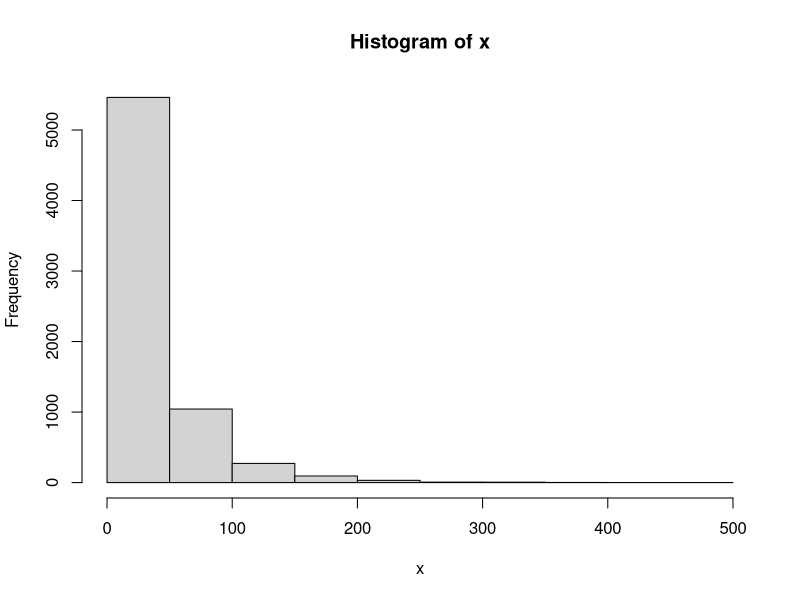
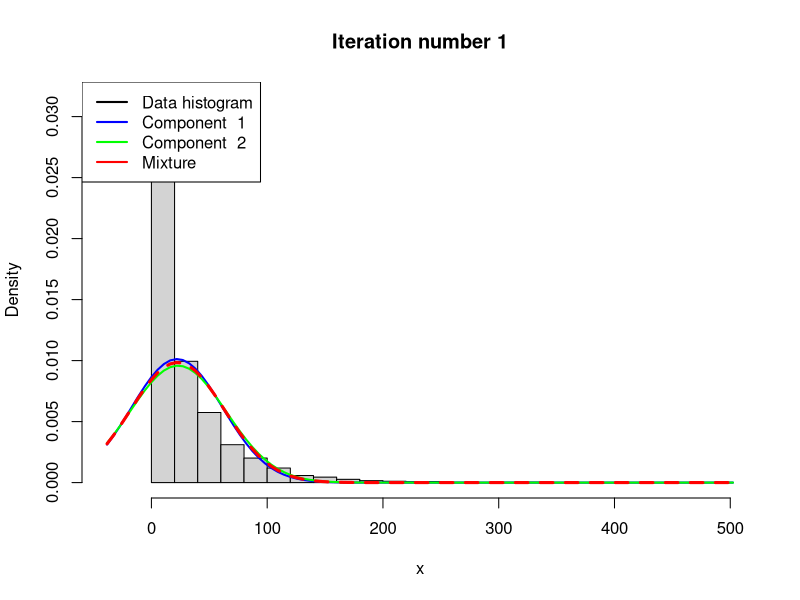
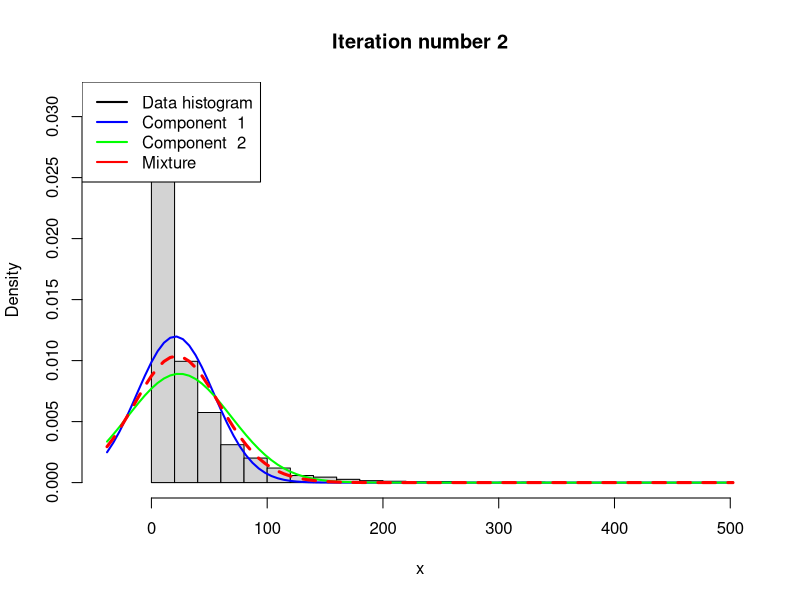
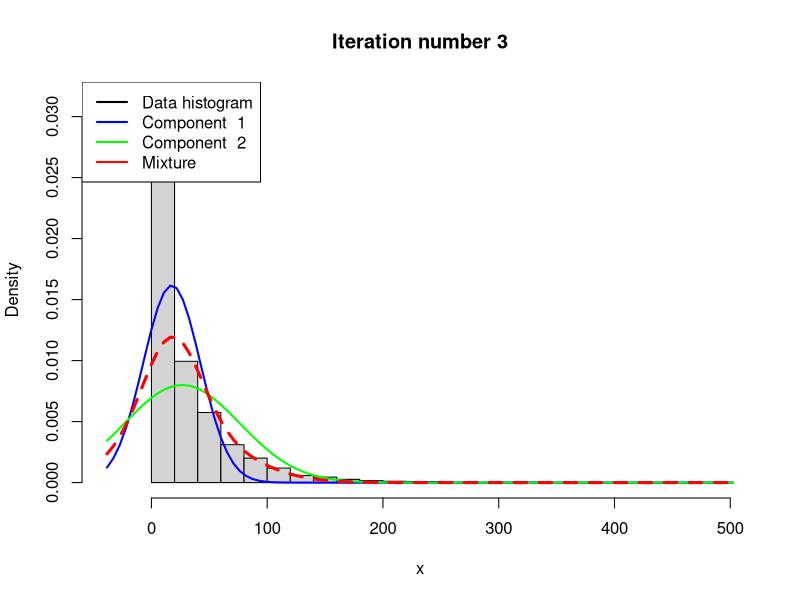
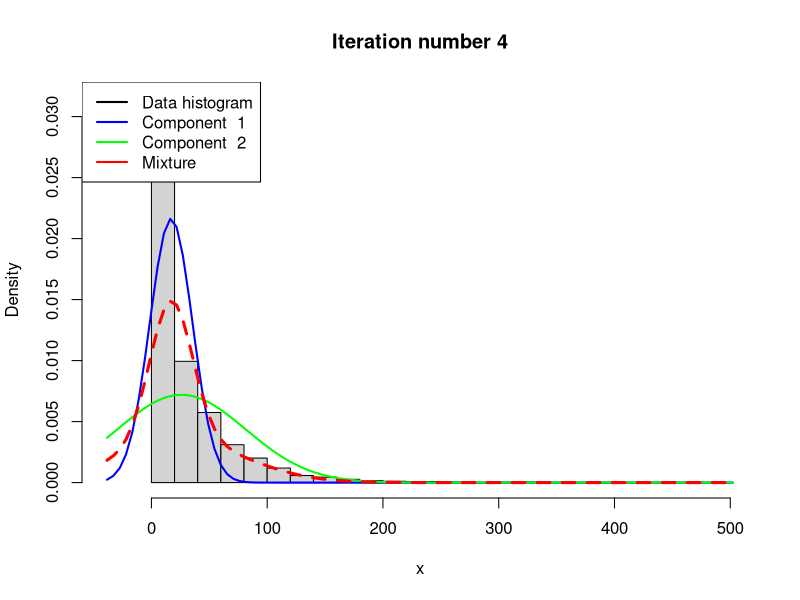
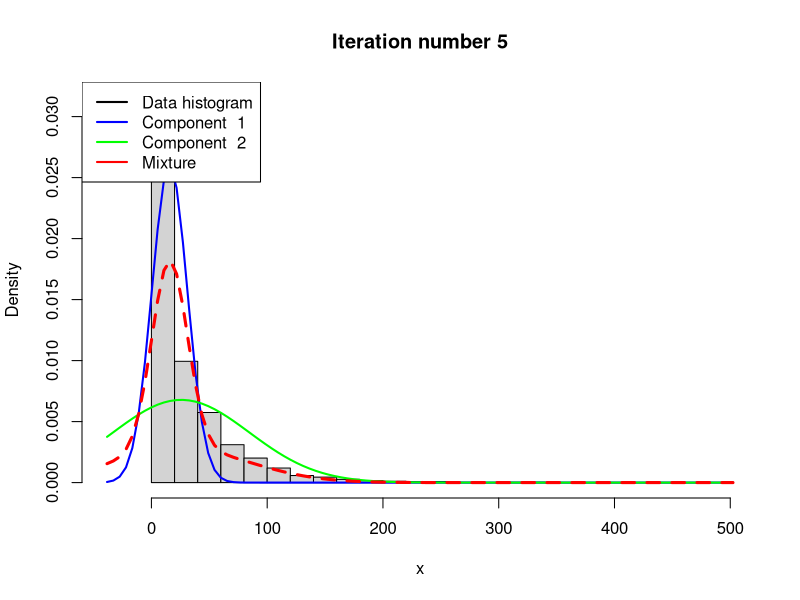
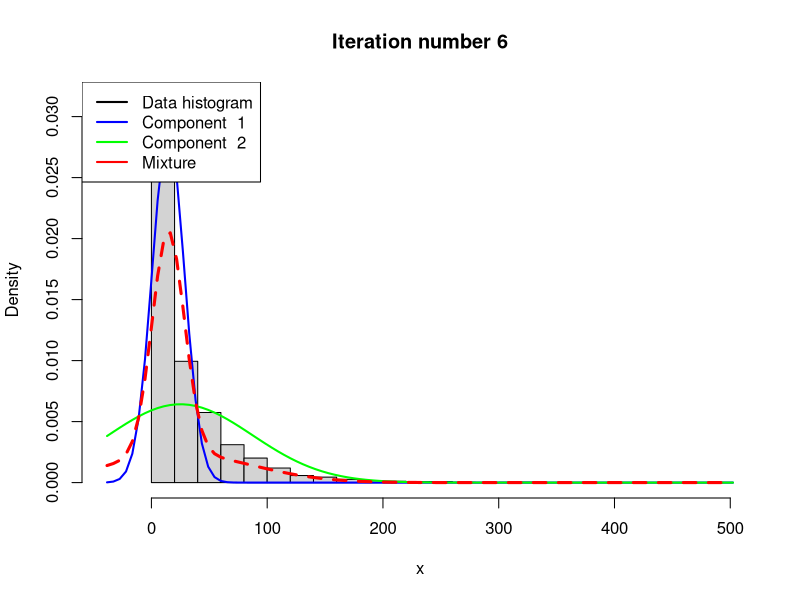
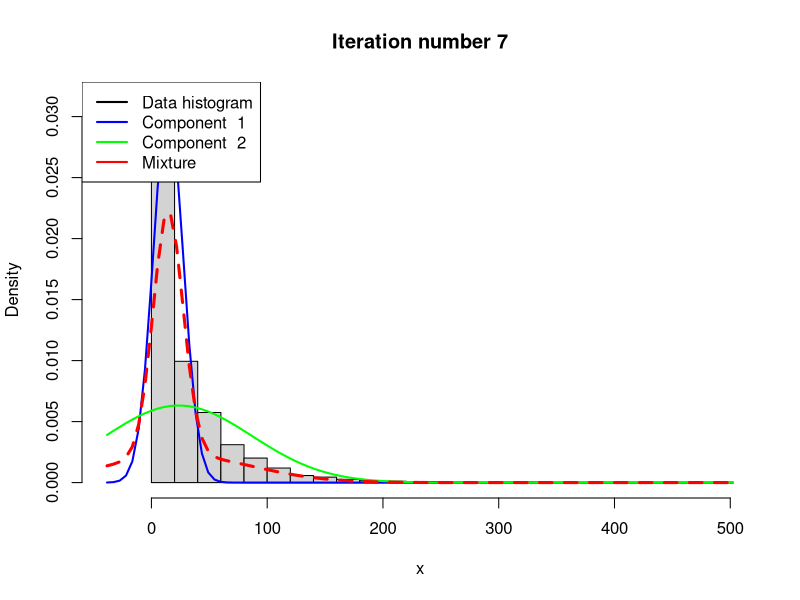

Reproduce these figures in R, in order.
# Estimating a simple mixture of normals
# Author: Mattias Villani, IDA, Linkoping University. http://mattiasvillani.com

##########    BEGIN USER INPUT #################
# Data options
#data(faithful)
data=read.table("lab3/rainfall.dat")
#rawData <- faithful
#x <- as.matrix(rawData['eruptions'])
x=as.matrix(data)
# Model options
nComp <- 2    # Number of mixture components

# Prior options
alpha <- 10*rep(1,nComp) # Dirichlet(alpha)
muPrior <- rep(0,nComp) # Prior mean of mu
tau2Prior <- rep(1,nComp) # Prior std of mu
sigma2_0 <- rep(var(x),nComp) # s20 (best guess of sigma2)
nu0 <- rep(1,nComp) # degrees of freedom for prior on sigma2

# MCMC options
nIter <- 100 # Number of Gibbs sampling draws

# Plotting options
plotFit <- TRUE
lineColors <- c("blue", "green", "magenta", 'yellow')
sleepTime <- 0.1 # Adding sleep time between iterations for plotting
################   END USER INPUT ###############

###### Defining a function that simulates from the 
rScaledInvChi2 <- function(n, df, scale){
  return((df*scale)/rchisq(n,df=df))
}

####### Defining a function that simulates from a Dirichlet distribution
rDirichlet <- function(param){
  nCat <- length(param)
  piDraws <- matrix(NA,nCat,1)
  for (j in 1:nCat){
    piDraws[j] <- rgamma(1,param[j],1)
  }
  piDraws = piDraws/sum(piDraws) # Diving every column of piDraws by the sum of the elements in that column.
  return(piDraws)
}

# Simple function that converts between two different representations of the mixture allocation
S2alloc <- function(S){
  n <- dim(S)[1]
  alloc <- rep(0,n)
  for (i in 1:n){
    alloc[i] <- which(S[i,] == 1)
  }
  return(alloc)
}

# Initial value for the MCMC
nObs <- length(x)
S <- t(rmultinom(nObs, size = 1 , prob = rep(1/nComp,nComp))) # nObs-by-nComp matrix with component allocations.
mu <- quantile(x, probs = seq(0,1,length = nComp))
sigma2 <- rep(var(x),nComp)
probObsInComp <- rep(NA, nComp)

# Setting up the plot
xGrid <- seq(min(x)-1*apply(x,2,sd),max(x)+1*apply(x,2,sd),length = 100)
xGridMin <- min(xGrid)
xGridMax <- max(xGrid)
mixDensMean <- rep(0,length(xGrid))
effIterCount <- 0
ylim <- c(0,2*max(hist(x)$density))

params=data.frame()
for (k in 1:100){
  message(paste('Iteration number:',k))
  alloc <- S2alloc(S) # Just a function that converts between different representations of the group allocations
  nAlloc <- colSums(S)
  print(nAlloc)
  # Update components probabilities
  pi <- rDirichlet(alpha + nAlloc)
  
  # Update mu's
  for (j in 1:nComp){
    precPrior <- 1/tau2Prior[j]
    precData <- nAlloc[j]/sigma2[j]
    precPost <- precPrior + precData
    wPrior <- precPrior/precPost
    muPost <- wPrior*muPrior + (1-wPrior)*mean(x[alloc == j])
    tau2Post <- 1/precPost
    mu[j] <- rnorm(1, mean = muPost, sd = sqrt(tau2Post))
  }
  tmp=data.frame(mu1=mu[1],mu2=mu[2])
  # Update sigma2's
  for (j in 1:nComp){
    sigma2[j] <- rScaledInvChi2(1, df = nu0[j] + nAlloc[j], scale = (nu0[j]*sigma2_0[j] + sum((x[alloc == j] - mu[j])^2))/(nu0[j] + nAlloc[j]))
  }
  tmp$sigma2_1=sigma2[1]
  tmp$sigma2_2=sigma2[2]
  params=rbind(params,tmp)
  # Update allocation
  for (i in 1:nObs){
    for (j in 1:nComp){
      probObsInComp[j] <- pi[j]*dnorm(x[i], mean = mu[j], sd = sqrt(sigma2[j]))
    }
    S[i,] <- t(rmultinom(1, size = 1 , prob = probObsInComp/sum(probObsInComp)))
  }
  
  # Printing the fitted density against data histogram
  if (plotFit && (k%%1 ==0)){
    effIterCount <- effIterCount + 1
    hist(x, breaks = 20, freq = FALSE, xlim = c(xGridMin,xGridMax), main = paste("Iteration number",k), ylim = ylim)
    mixDens <- rep(0,length(xGrid))
    components <- c()
    for (j in 1:nComp){
      compDens <- dnorm(xGrid,mu[j],sd = sqrt(sigma2[j]))
      mixDens <- mixDens + pi[j]*compDens
      lines(xGrid, compDens, type = "l", lwd = 2, col = lineColors[j])
      components[j] <- paste("Component ",j)
    }
    mixDensMean <- ((effIterCount-1)*mixDensMean + mixDens)/effIterCount
    
    lines(xGrid, mixDens, type = "l", lty = 2, lwd = 3, col = 'red')
    legend("topleft", box.lty = 1, legend = c("Data histogram",components, 'Mixture'), 
           col = c("black",lineColors[1:nComp], 'red'), lwd = 2)
    Sys.sleep(sleepTime)
  }
  
}

hist(x, breaks = 20, freq = FALSE, xlim = c(xGridMin,xGridMax), main = "Final fitted density")
lines(xGrid, mixDensMean, type = "l", lwd = 2, lty = 4, col = "red")
lines(xGrid, dnorm(xGrid, mean = mean(x), sd = apply(x,2,sd)), type = "l", lwd = 2, col = "blue")
legend("topright", box.lty = 1, legend = c("Data histogram","Mixture density","Normal density"), col=c("black","red","blue"), lwd = 2)

#########################    Helper functions    ##############################################
